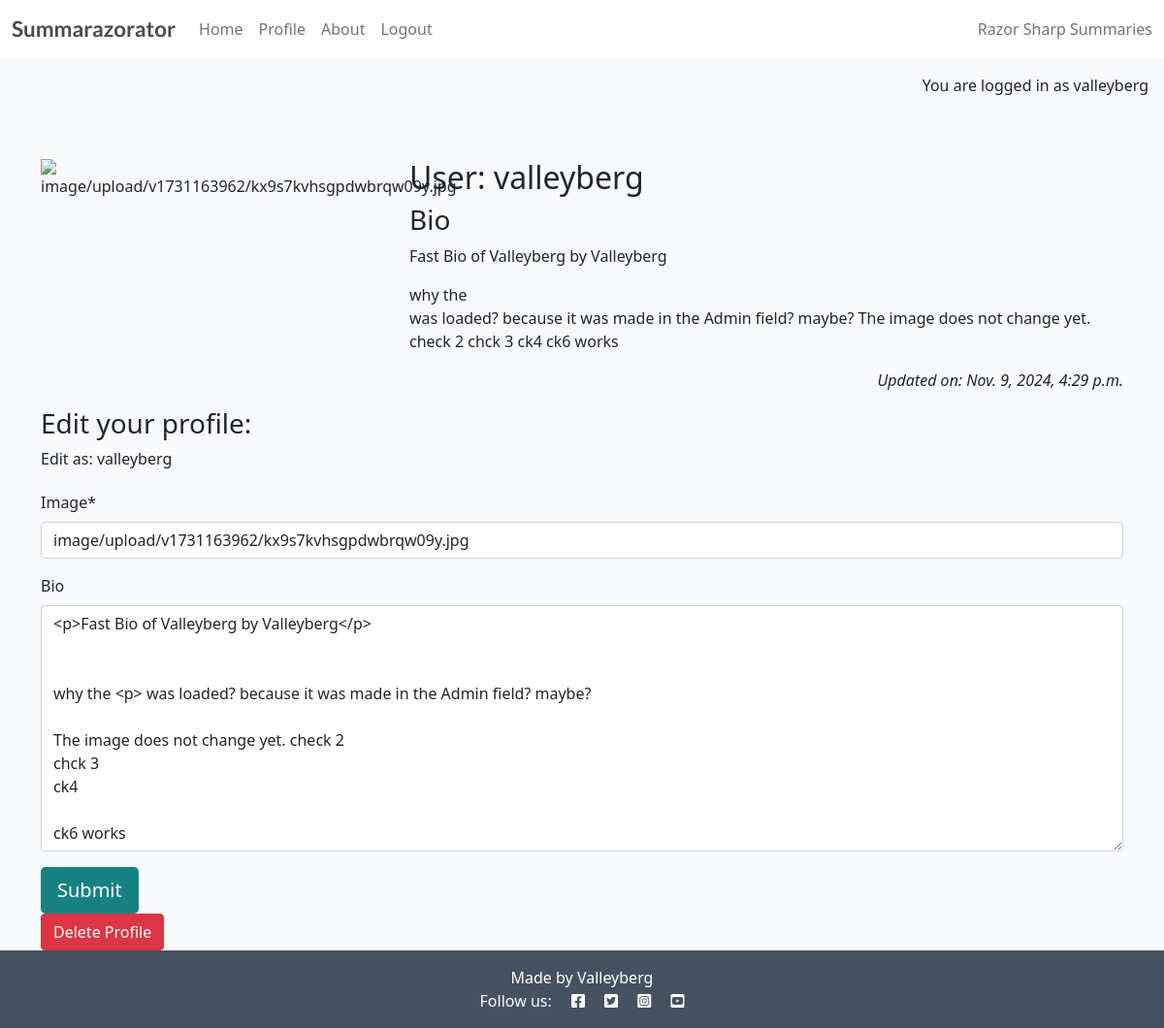
The page /profiler/edit/1/ (signed in) on the database as committed earlier.
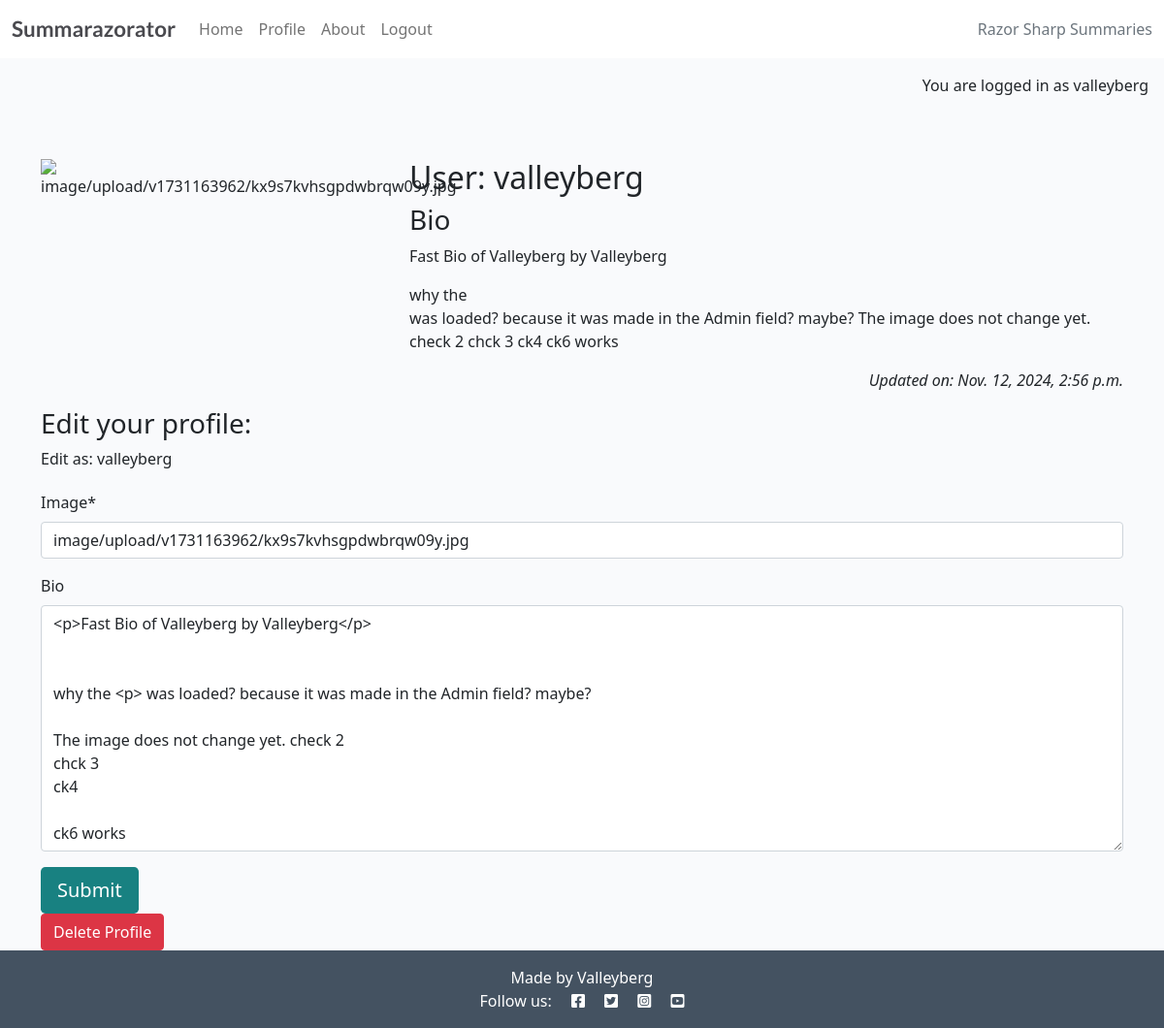
The same page on the database as committed later.
### profiler/models.py (models this page shows, shortened)
class Profiler(models.Model):
    user = models.OneToOneField(User, on_delete=models.CASCADE, related_name="profiler")
    image = CloudinaryField('image', default='placeholder')
    bio = models.TextField(blank=True, max_length=500)
    created_on = models.DateTimeField(auto_now_add=True)
    updated_on = models.DateTimeField(auto_now=True)
    last_posts = models.ManyToManyField(Post, blank=True, related_name="profile_posts")
    last_comments = models.ManyToManyField(Comment, blank=True, related_name="profile_comments")

### profiler/views.py (the view)
# urls.py: path('edit/<int:profiler_id>/', views.profiler_edit, name='profiler_edit'),
@login_required
def profiler_edit(request, profiler_id):
    profiler = get_object_or_404(Profiler, id=profiler_id, user=request.user)
    if request.method == "POST":
        profiler_form = ProfilerForm(request.POST, request.FILES, instance=profiler)
        if profiler_form.is_valid():
            profiler_form.save()
            messages.success(request, 'Profile Updated!')
            return HttpResponseRedirect(reverse("profiler"))
        else:
            messages.error(request, 'Error updating profile!')
    else:
        profiler_form = ProfilerForm(instance=profiler)
    return render(
        request,
        "profiler/profiler_editor.html",
        {
            'profiler_form': profiler_form,
            'profiler': profiler
        },
    )

### profiler/forms.py
class ProfilerForm(forms.ModelForm):
    class Meta:
        model = Profiler
        fields = ('image', 'bio',)

### profiler/templates/profiler/profiler_editor.html (shortened to what this page needs)
{% extends 'base.html' %}
{% block content %}
{% load static %}
{% load crispy_forms_tags %}
<div class="container mt-5">
    <div class="row">
        <div class="col-4 text-center">
            {% if profiler.image %}
            <img src="{{ profiler.image.url }}" class="scale" alt="{{ profiler.image }}">
            {% else %}
            <img src="{% static 'images/nobody.jpg' %}" class="scale" alt="placeholder image">
            {% endif %}
        </div>
        <div class="col-8" id="profiler-data">
            <h2>User: {{ profiler.user | safe }}</h2>
            <h3>Bio</h3>
            {{ profiler.bio | safe }}
        </div>
    </div>
    <div class="row">
        <div class="col text-right">
            <p class="text-end"><em>Updated on: {{ profiler.updated_on }}</em></p>
        </div>
    </div>
    {% if user.is_authenticated %}
    <h3>Edit your profile:</h3>
    <p>Edit as: {{ user.username }}</p>
    <form id="profilerForm" method="post" style="margin-top: 1.3em;" enctype="multipart/form-data">
        {{ profiler_form | crispy }}
        <button id="submitButton" type="submit" class="btn btn-signup btn-lg">Submit</button>
    </form>
    {% else %}
    <p>Log in to edit your profile.</p>
    {% endif %}
    {% if user == profiler.user %}
    <a href="{% url 'profiler_delete' profiler.pk %}" class="btn btn-danger">Delete Profile</a>
    {% endif %}
</div>
{% endblock content %}

Rows that differ between the two databases and show on the page:
changed Profiler "image/upload/v1731163962/kx9s7kvhsgpdwbrqw09y.jpg": updated_on "Nov. 9, 2024, 4:29 p.m." → "Nov. 12, 2024, 2:56 p.m."
